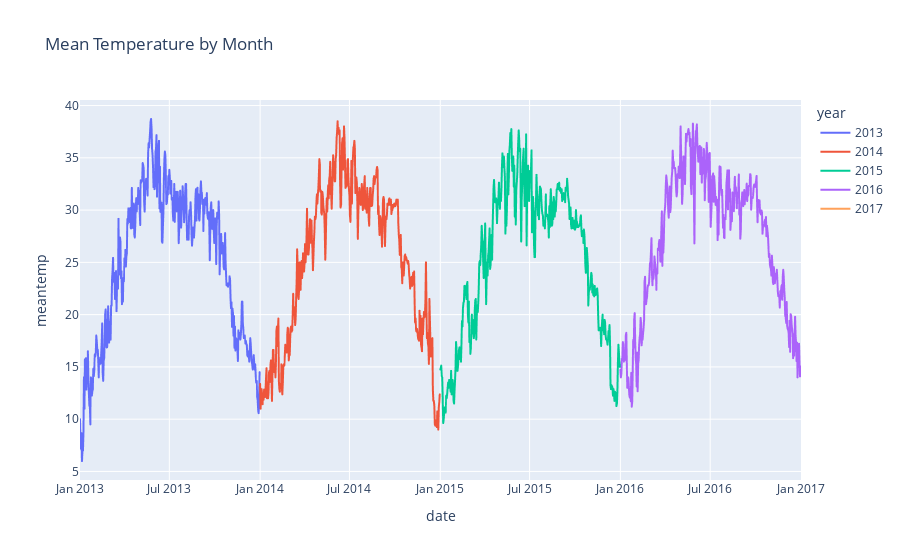

Notebook code for this chart:
### Code cell
# add two columns in the dataset for month an year
df['month'] = df.index.month
df['year'] = df.index.year

# plot a line plot for each month
fig = px.line(df, x=df.index , y="meantemp", color="year", title='Mean Temperature by Month')
fig.show()

# df.head()

### Figure 1 — Plotly figure (JSON) as saved in the notebook; plotly's stock layout.template omitted (floating-point values rounded to 4 significant figures; data arrays with more than 128 entries replaced by an {"elided": "..."} marker saying what was removed)
{"data": [{"hovertemplate": "year=2013<br>date=%{x}<br>meantemp=%{y}<extra></extra>", "legendgroup": "2013", "line": {"color": "#636efa", "dash": "solid"}, "marker": {"symbol": "circle"}, "mode": "lines", "name": "2013", "showlegend": true, "type": "scattergl", "x": {"elided": "365 str values"}, "xaxis": "x", "y": {"elided": "365 float values"}, "yaxis": "y"}, {"hovertemplate": "year=2014<br>date=%{x}<br>meantemp=%{y}<extra></extra>", "legendgroup": "2014", "line": {"color": "#EF553B", "dash": "solid"}, "marker": {"symbol": "circle"}, "mode": "lines", "name": "2014", "showlegend": true, "type": "scattergl", "x": {"elided": "365 str values"}, "xaxis": "x", "y": {"elided": "365 float values"}, "yaxis": "y"}, {"hovertemplate": "year=2015<br>date=%{x}<br>meantemp=%{y}<extra></extra>", "legendgroup": "2015", "line": {"color": "#00cc96", "dash": "solid"}, "marker": {"symbol": "circle"}, "mode": "lines", "name": "2015", "showlegend": true, "type": "scattergl", "x": {"elided": "365 str values"}, "xaxis": "x", "y": {"elided": "365 float values"}, "yaxis": "y"}, {"hovertemplate": "year=2016<br>date=%{x}<br>meantemp=%{y}<extra></extra>", "legendgroup": "2016", "line": {"color": "#ab63fa", "dash": "solid"}, "marker": {"symbol": "circle"}, "mode": "lines", "name": "2016", "showlegend": true, "type": "scattergl", "x": {"elided": "366 str values"}, "xaxis": "x", "y": {"elided": "366 float values"}, "yaxis": "y"}, {"hovertemplate": "year=2017<br>date=%{x}<br>meantemp=%{y}<extra></extra>", "legendgroup": "2017", "line": {"color": "#FFA15A", "dash": "solid"}, "marker": {"symbol": "circle"}, "mode": "lines", "name": "2017", "showlegend": true, "type": "scattergl", "x": ["2017-01-01T00:00:00"], "xaxis": "x", "y": [10.0], "yaxis": "y"}], "layout": {"legend": {"title": {"text": "year"}, "tracegroupgap": 0}, "title": {"text": "Mean Temperature by Month"}, "xaxis": {"anchor": "y", "domain": [0, 1], "title": {"text": "date"}}, "yaxis": {"anchor": "x", "domain": [0, 1], "title": {"text": "meantemp"}}}}
